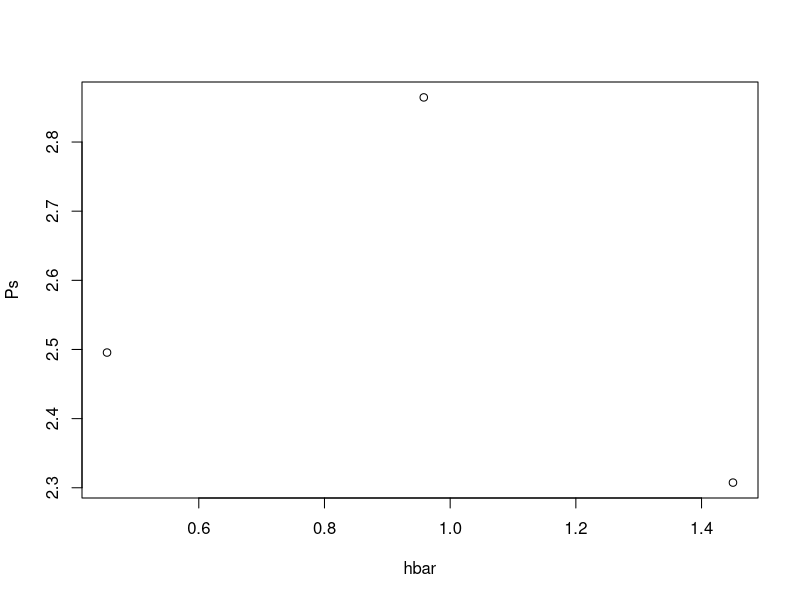

Recreate this plot in R. (Note: this script raises an error after producing the figure.)
xs = c(7.4,9.3,28.7)/100
hbar = c(.454,.958,1.45)
Ps = log10(c(313,732,203))

f = function(h){
  A = 19900
  B = .8354
  L = .2819
  return(log10(A*(1-B*exp(-L*h))))
}

g = function(x){
  gamma = x[1]
  I0 = x[2]
  L = x[3]
  A = 19900
  B = .8354
  M = .2819
  fh = A*(1-B*exp(-M*hbar))
  return(sum((Ps-fh*(1+exp(-L*I0))/(1+exp(L*(xs*Ps/(gamma*(1-xs))-I0))))^2))
}

gamma = 1
I0 = 10
L = 1
nlm(g,c(gamma,I0,L))

gamma = 6.5
I0 = 2.82
L = 

plot(hbar,Ps)
plot(hbar,fh*(1+exp(-L*I0))/(1+exp(L*(xs*Ps/(gamma*(1-xs))-I0))))

plot(hbar,f(hbar))

xx = seq(-5,5,.01)
test = xx^2+rnorm(length(xx),0,1)
testf = function(y){
  a = y[1]
  b = y[2]
  return(sum((a*xx^2+b-test)^2))
}
nlm(testf,c(10,5))
plot(xx,test)
lines(xx,.9987*xx^2)
